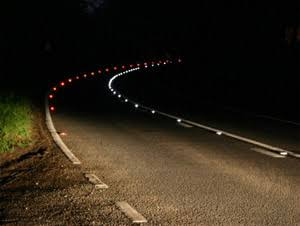
#> input picture row.jpg, 300 x 226 px
$ python 'Práctica 5.py'
#> lines starting #> are read from the running program, lines starting #| are printed output that depends on the picture; after the words box and inside, x2 and y2 are one past the last pixel; in counts of white or black regions, pixels touching at a corner belong together
import cv2
import numpy as np

row = cv2.imread('row.jpg', cv2.IMREAD_GRAYSCALE)
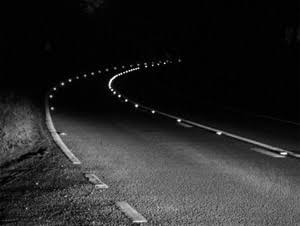
#> row: shape (226, 300); min 0, max 255, mean 39.3
cv2.imshow("Original",row)

# THRESHOLD_BINARY
retval_binary, threshold_binary= cv2.threshold(row,12,255, cv2.THRESH_BINARY)
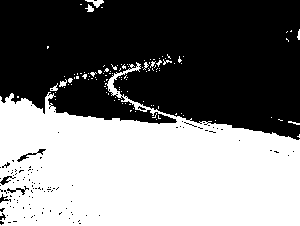
#> threshold_binary: shape (226, 300); 48% white; 114 white regions (105 under 20 px), largest, box (x1, y1, x2, y2) and area: (0, 62, 300, 226) 31969, (85, 0, 104, 8) 69, (85, 4, 94, 12) 38
cv2.imshow("Binary",threshold_binary)

# THRESHOLD_BINARY_INV
retval_binary_inv, threshold_binary_inv= cv2.threshold(row,12,255, cv2.THRESH_BINARY_INV)
cv2.imshow("Bin_Inv",threshold_binary_inv)

#THRESHOLD_TRUNC
retval_trunc, threshold_trunc= cv2.threshold(row,12,255, cv2.THRESH_TRUNC)
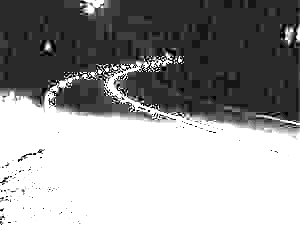
#> threshold_trunc: shape (226, 300); min 0, max 12, mean 7.2; drawn with min black and max white
cv2.imshow("Trunc",threshold_trunc)

#THRESHOLD_TOZERO
retval_tozero, threshold_tozero= cv2.threshold(row,12,255, cv2.THRESH_TOZERO)
cv2.imshow("To Zero",threshold_tozero)

#THRESHOLD_TOZERO_INV
retval_tozero_inv, threshold_tozero_inv= cv2.threshold(row,12,255, cv2.THRESH_TOZERO_INV)
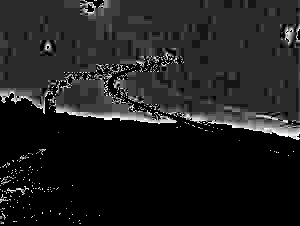
#> threshold_tozero_inv: shape (226, 300); min 0, max 12, mean 1.44; drawn with min black and max white
cv2.imshow("TZinv",threshold_tozero_inv)

#Gaus
#gaus= cv2.adaptiveThreshold(row,255,cv2.ADAPTIVE_THRESH_GAUSSIAN_C, cv2.THRESH_BINARY, 115,1)
#cv2.imshow("Gauss",gaus)

#Mean
mean= cv2.adaptiveThreshold(row,255,cv2.ADAPTIVE_THRESH_MEAN_C, cv2.THRESH_BINARY, 115,1)
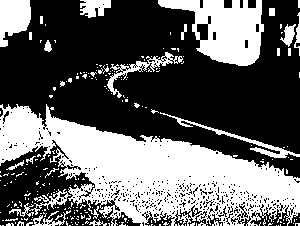
#> mean: shape (226, 300); 39% white; 247 white regions (221 under 20 px), largest, box (x1, y1, x2, y2) and area: (0, 104, 300, 226) 17620, (158, 0, 264, 66) 3911, (0, 0, 31, 47) 1060
cv2.imshow("Mean",mean)

#Otsu
retval_otsu,otsu=cv2.threshold(row,125,255,cv2.THRESH_BINARY+cv2.THRESH_OTSU)
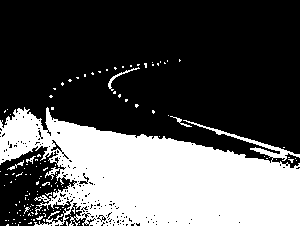
#> otsu: shape (226, 300); 33.8% white; 125 white regions (120 under 20 px), largest, box (x1, y1, x2, y2) and area: (0, 107, 300, 226) 22226, (108, 67, 140, 91) 94, (170, 116, 192, 127) 48, (7, 160, 24, 170) 42, (26, 156, 36, 164) 29
#> retval_otsu = 53
cv2.imshow("Otsu",otsu)

cv2.waitKey(0)
cv2.destroyAllWindows()
